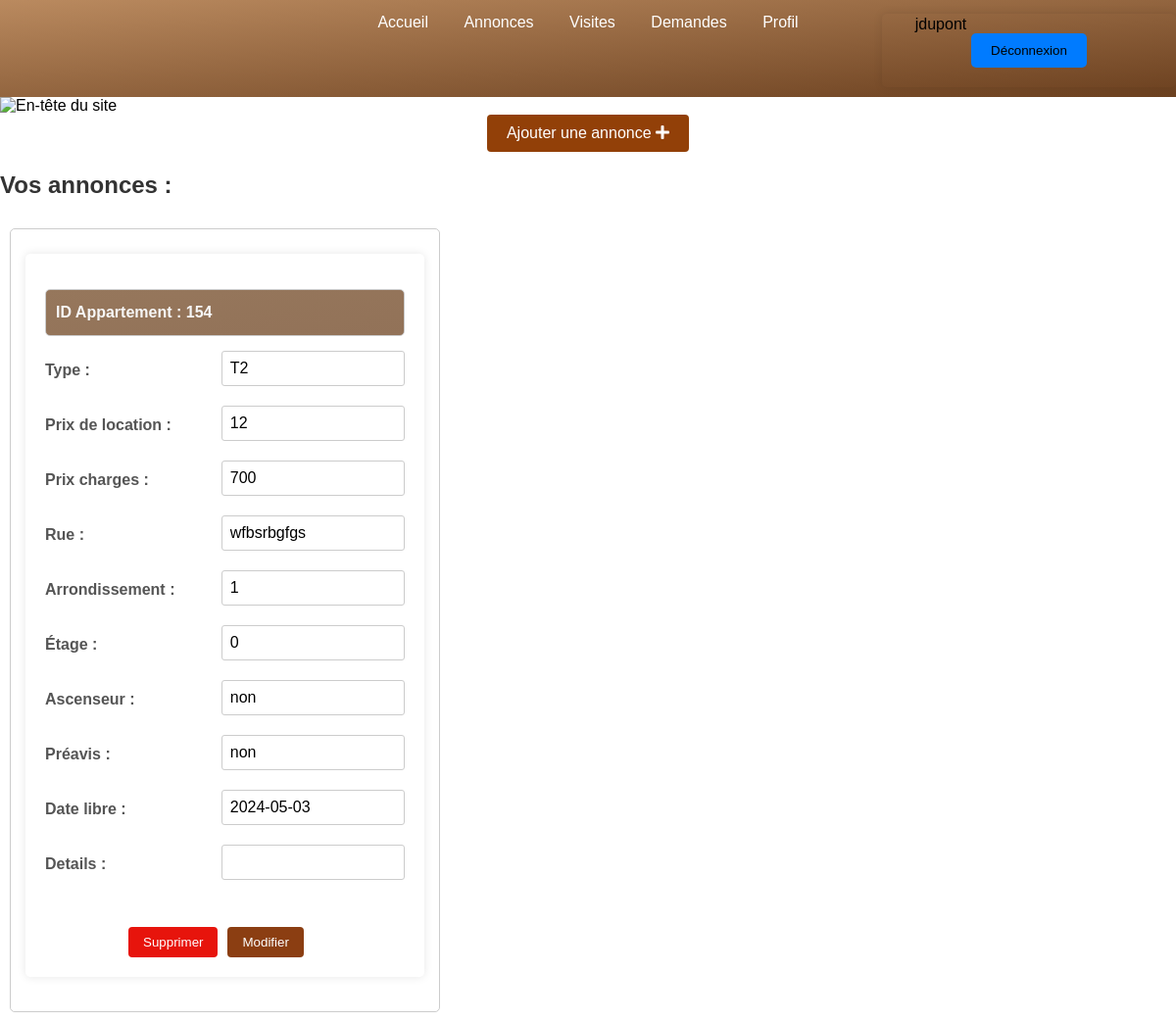
The page /V/v_annonces_prop.php (signed in) on the database its author committed.
### tables this page shows
CREATE TABLE IF NOT EXISTS `appartement` (
  `num_apart` int(11) NOT NULL AUTO_INCREMENT,
  `type_apart` varchar(50) DEFAULT NULL,
  `prix_loc` float DEFAULT NULL,
  `prix_charges` float DEFAULT NULL,
  `rue` varchar(50) DEFAULT NULL,
  `arrondissement` int(11) DEFAULT NULL,
  `etage` int(11) DEFAULT NULL,
  `elevator` enum('oui','non') NOT NULL DEFAULT 'non',
  `preavis` enum('oui','non') NOT NULL DEFAULT 'non',
  `date_libre` date DEFAULT NULL,
  `num_prop` int(11) DEFAULT NULL,
  `details` text DEFAULT NULL,
  PRIMARY KEY (`num_apart`),
  KEY `num_prop` (`num_prop`),
  CONSTRAINT `appartement_ibfk_1` FOREIGN KEY (`num_prop`) REFERENCES `proprietaire` (`num_prop`) ON DELETE CASCADE
);

### M/Modele  Appartement.php (called while the page is built, shortened)
<?php
require 'Modele  Demande.php';
class Appartement {
    public function getAnnoncesParProprietaire($proprietaire_id) {
        global $conn;
        try {
            $sql = "SELECT * FROM appartement WHERE num_prop = :proprietaire_id";
            $stmt = $conn->prepare($sql);
            $stmt->bindParam(':proprietaire_id', $proprietaire_id);
            $stmt->execute();
            $annonces = $stmt->fetchAll(PDO::FETCH_ASSOC);
            return $annonces;
        } catch (PDOException $e) {
            echo "Erreur lors de la récupération des annonces : " . $e->getMessage();
            return [];
        }
    }
}
?>

### V/v_annonces_prop.php (the view, shortened to what this page needs)
<?php
include 'v_espace_proprietaire.php';
include '../M/Modele  Appartement.php';
?>
<link rel="stylesheet" type="text/css" href="../V/CSS/styleSessionProp.css">
<link rel="stylesheet" href="https://cdnjs.cloudflare.com/ajax/libs/font-awesome/5.15.4/css/all.min.css">
<div class="button-container">
    <a href="v_annonces_ajoutApp.php" class="button">
        Ajouter une annonce <i class="fas fa-plus"></i>
    </a>
</div>
<div class='separator'>
    <?php
    if (isset($_SESSION['proprietaire'])) {
        $proprietaire_id = $_SESSION["proprietaire"]["num_prop"];
        $appartement = new Appartement();
        $annonces_proprietaire = $appartement->getAnnoncesParProprietaire($proprietaire_id);
        if (!empty($annonces_proprietaire)) {
            echo "<h2>Vos annonces :</h2>";
            foreach ($annonces_proprietaire as $annonce) {
                $num_apart = $annonce['num_apart'];
                echo "<div class='annonce' data-num_apart='{$num_apart}'>";
                echo "<form action='../C/c_appartement_prop.php' method='post'>";
                echo "<p class='annonce-title'>ID Appartement : " . $annonce['num_apart'] . "</p>";
                echo "<div class='input-group'>";
                echo "<label for='type_apart'>Type :</label>";
                echo "<input type='text' name='type_apart' id='type_apart_{$num_apart}' value='{$annonce['type_apart']}'>";
                echo "</div>";
                echo "<div class='input-group'>";
                echo "<label for='prix_loc'>Prix de location :</label>";
                echo "<input type='text' name='prix_loc' id='prix_loc_{$num_apart}' value='{$annonce['prix_loc']}'>";
                echo "</div>";
                echo "<div class='input-group'>";
                echo "<label for='prix_charges'>Prix charges :</label>";
                echo "<input type='text' name='prix_charges' id='prix_charges_{$num_apart}' value='{$annonce['prix_charges']}'>";
                echo "</div>";
                echo "<div class='input-group'>";
                echo "<label for='rue'>Rue :</label>";
                echo "<input type='text' name='rue' id='rue_{$num_apart}' value='{$annonce['rue']}'>";
                echo "</div>";
                echo "<div class='input-group'>";
                echo "<label for='arrondissement'>Arrondissement :</label>";
                echo "<input type='text' name='arrondissement' id='arrondissement_{$num_apart}' value='{$annonce['arrondissement']}'>";
                echo "</div>";
                echo "<div class='input-group'>";
                echo "<label for='etage'>Étage :</label>";
                echo "<input type='text' name='etage' id='etage_{$num_apart}' value='{$annonce['etage']}'>";
                echo "</div>";
                echo "<div class='input-group'>";
                echo "<label for='elevator'>Ascenseur :</label>";
                echo "<input type='text' name='elevator' id='elevator_{$num_apart}' value='{$annonce['elevator']}'>";
                echo "</div>";
                echo "<div class='input-group'>";
                echo "<label for='preavis'>Préavis :</label>";
                echo "<input type='text' name='preavis' id='preavis_{$num_apart}' value='{$annonce['preavis']}'>";
                echo "</div>";
                echo "<div class='input-group'>";
                echo "<label for='date_libre'>Date libre :</label>";
                echo "<input type='text' name='date_libre' id='date_libre_{$num_apart}' value='{$annonce['date_libre']}'>";
                echo "</div>";
                echo "<div class='input-group'>";
                echo "<label for='details'>Details :</label>";
                echo "<input type='text' name='details' id='details{$num_apart}' value='{$annonce['details']}'>";
                echo "</div>";
                echo "<br>";
                echo "<button class='rouge' type='submit' name='action' value='supprimer_appartement'>Supprimer</button>";
                echo "<button class='marron' type='submit' name='action' value='modifier_appartement'>Modifier</button>";
                echo "</form>";
                echo "</div>";
            }
        } else {
            echo "<p>Vous n'avez pas encore ajouté d'appartements.</p>";
        }
    } else {
        echo "<p>Veuillez vous connecter en tant que propriétaire pour voir vos annonces.</p>";
    }
    ?>
</div>

### V/CSS/styleSessionProp.css (style rules this page uses)
body { margin: 0; font-family: Arial, sans-serif; }
h1, h2 { color: #854224; text-align: left; }
p { color: #000000; line-height: 1.6; margin-bottom: 15px; border: 1px solid #ccc; padding: 10px; background: linear-gradient(to bottom right, #96775c, #927258); border-radius: 5px; width: 50%; }
.annonce { width:auto; margin: 10px; padding: 15px; border: 1px solid #ccc; border-radius: 5px; display: inline-block; vertical-align: top; box-sizing: border-box; border-bottom: 1px solid #ccc; }
.annonce-title { font-weight: bold; width: 94%; }
.annonce form { margin-top: 10px; }
.separator { clear: both; }
.annonce button { margin-top: 10px; padding: 8px 15px; border-radius: 4px; cursor: pointer; text-align: center; }
.annonce button.rouge { background-color: #e7140c; color: white; border: none; margin-right: 5px; margin-left: 85px; }
.annonce button.marron { background-color: #8b3e12; color: white; border: none; margin-left: 5px; }
input[type="text"] { width: 40%; padding: 5px; margin-bottom: 5px; border: 1px solid #1a1a1a; border-radius: 4px; }
label { display: block; margin-bottom: 5px; width: 40%; font-weight: bold }
.input-group { display: flex; flex-direction: row; align-items: center; margin-bottom: 10px; }
.input-group label { flex: 1; margin-right: 10px; font-size: 16px; }
.input-group input[type="text"] { flex: 1; font-size: 16px; }
.button-container { text-align: center; margin-bottom: 20px; }
.button { display: inline-block; padding: 10px 20px; background-color: #924008; color: white; border: none; border-radius: 4px; text-decoration: none; }
p { color: #f7f7f7; line-height: 1.6; margin-bottom: 15px; border: 1px solid #ccc; padding: 10px; background: linear-gradient(to bottom right, #96775c, #927258); border-radius: 5px; width: 50%; font-weight: bold; }
h2 { color: #333; }
form { background-color:transparent; padding: 20px; border-radius: 5px; box-shadow: 0px 0px 10px 0px rgba(0, 0, 0, 0.1); max-width: 500px; margin: 20px auto; }
label { display: block; margin-bottom: 5px; color: #555; }
input[type="text"], input[type="date"], input[type="file"] { width: calc(100% - 12px); padding: 8px; margin-bottom: 10px; border: 1px solid #ccc; border-radius: 3px; }

### rows shown on the page
appartement: num_apart "154", type_apart "T2", prix_loc "12", prix_charges "700", rue "wfbsrbgfgs", arrondissement "1", etage "0", elevator "non", preavis "non", date_libre "2024-05-03"

### other values the page prints
$login_prop "jdupont"
